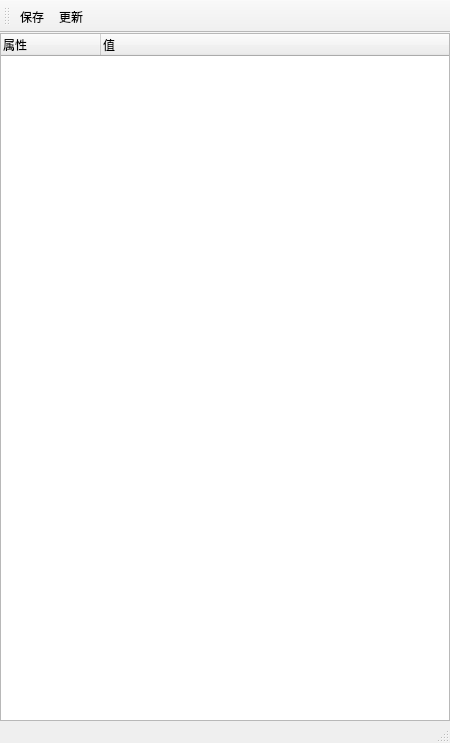
<?xml version="1.0" encoding="UTF-8"?>
<ui version="4.0">
 <class>MainWindow</class>
 <widget class="QMainWindow" name="MainWindow">
  <property name="geometry">
   <rect>
    <x>0</x>
    <y>0</y>
    <width>450</width>
    <height>743</height>
   </rect>
  </property>
  <property name="windowTitle">
   <string>MainWindow</string>
  </property>
  <property name="toolTip">
   <string/>
  </property>
  <property name="statusTip">
   <string/>
  </property>
  <property name="styleSheet">
   <string notr="true"/>
  </property>
  <widget class="QWidget" name="centralwidget">
   <layout class="QVBoxLayout" name="verticalLayout" stretch="0">
    <property name="sizeConstraint">
     <enum>QLayout::SetDefaultConstraint</enum>
    </property>
    <property name="leftMargin">
     <number>0</number>
    </property>
    <property name="topMargin">
     <number>0</number>
    </property>
    <property name="rightMargin">
     <number>0</number>
    </property>
    <property name="bottomMargin">
     <number>0</number>
    </property>
    <item>
     <widget class="QTreeWidget" name="Config_tw">
      <property name="styleSheet">
       <string notr="true"/>
      </property>
      <property name="frameShape">
       <enum>QFrame::StyledPanel</enum>
      </property>
      <property name="dragEnabled">
       <bool>false</bool>
      </property>
      <property name="dragDropOverwriteMode">
       <bool>false</bool>
      </property>
      <property name="allColumnsShowFocus">
       <bool>false</bool>
      </property>
      <property name="wordWrap">
       <bool>false</bool>
      </property>
      <column>
       <property name="text">
        <string>属性</string>
       </property>
       <property name="foreground">
        <brush brushstyle="SolidPattern">
         <color alpha="255">
          <red>0</red>
          <green>0</green>
          <blue>0</blue>
         </color>
        </brush>
       </property>
      </column>
      <column>
       <property name="text">
        <string>值</string>
       </property>
      </column>
     </widget>
    </item>
   </layout>
  </widget>
  <widget class="QStatusBar" name="statusbar"/>
  <widget class="QToolBar" name="toolBar">
   <property name="windowTitle">
    <string>toolBar</string>
   </property>
   <attribute name="toolBarArea">
    <enum>TopToolBarArea</enum>
   </attribute>
   <attribute name="toolBarBreak">
    <bool>false</bool>
   </attribute>
   <addaction name="Save_a"/>
   <addaction name="Update_a"/>
  </widget>
  <action name="Save_a">
   <property name="text">
    <string>保存</string>
   </property>
   <property name="toolTip">
    <string>保存</string>
   </property>
   <property name="shortcut">
    <string>Ctrl+S</string>
   </property>
  </action>
  <action name="Update_a">
   <property name="text">
    <string>更新</string>
   </property>
   <property name="toolTip">
    <string>更新</string>
   </property>
   <property name="shortcut">
    <string>Ctrl+A</string>
   </property>
  </action>
 </widget>
 <resources/>
 <connections/>
</ui>
